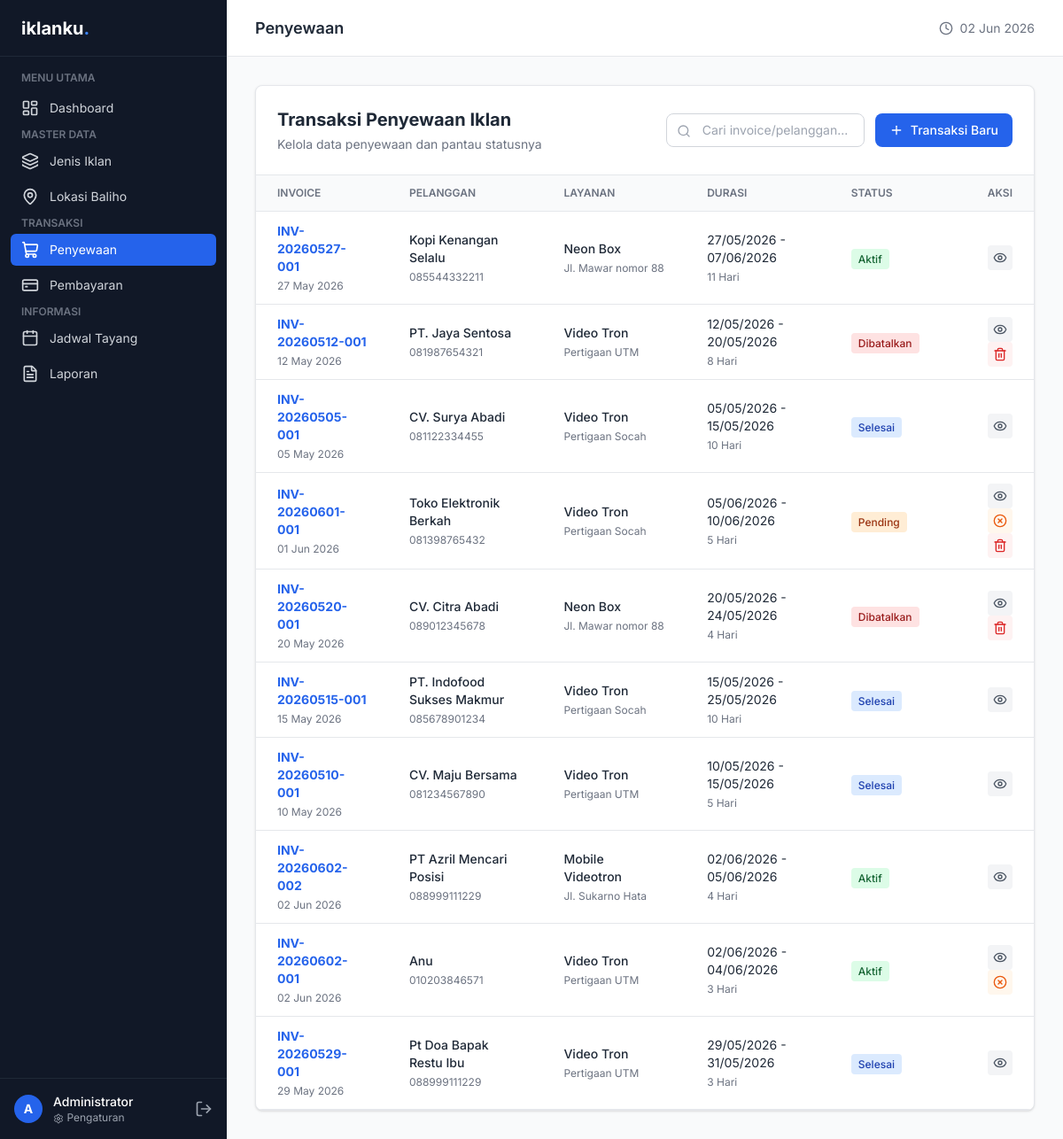
Screenshot of /penyewaan/index.php (signed in) with the database file from the repository.
### tables this page shows
CREATE TABLE `penyewaan` (
  `id` int(11) NOT NULL,
  `no_invoice` varchar(50) NOT NULL,
  `id_lokasi` int(11) NOT NULL,
  `id_jenis` int(11) NOT NULL,
  `nama_pic` varchar(100) NOT NULL,
  `nama_pt` varchar(150) NOT NULL,
  `no_hp` varchar(20) NOT NULL,
  `email` varchar(100) NOT NULL,
  `alamat` text NOT NULL,
  `file_media` varchar(255) DEFAULT NULL,
  `tgl_mulai` date NOT NULL,
  `tgl_selesai` date NOT NULL,
  `total_hari` int(11) NOT NULL,
  `total_harga` decimal(15,2) NOT NULL,
  `status_penyewaan` enum('Pending','Aktif','Selesai','Dibatalkan') DEFAULT 'Pending',
  `created_at` timestamp NOT NULL DEFAULT current_timestamp()
);

CREATE TABLE `jenis_iklan` (
  `id` int(11) NOT NULL,
  `nama_jenis` varchar(100) NOT NULL,
  `kategori` enum('Cetak','Digital') NOT NULL,
  `deskripsi` text DEFAULT NULL,
  `status_aktif` enum('aktif','nonaktif') DEFAULT 'aktif'
);

CREATE TABLE `lokasi` (
  `id` int(11) NOT NULL,
  `kode_lokasi` varchar(50) NOT NULL,
  `nama_lokasi` varchar(150) NOT NULL,
  `alamat` text NOT NULL,
  `id_jenis` int(11) NOT NULL,
  `ukuran` varchar(50) DEFAULT NULL,
  `status_lokasi` enum('tersedia','digunakan','maintenance') DEFAULT 'tersedia',
  `foto_lokasi` varchar(255) DEFAULT NULL,
  `harga_per_hari` decimal(15,2) NOT NULL
);

### penyewaan/index.php (the view, shortened to what this page needs)
<?php
require_once '../includes/header.php';
require_once '../includes/sidebar.php';
$kata_cari = $_GET['search'] ?? '';
$halaman_sekarang = isset($_GET['page']) ? (int) $_GET['page'] : 1;
$jumlah_per_halaman = 10;
$mulai_dari = ($halaman_sekarang - 1) * $jumlah_per_halaman;
if ($kata_cari) {
    $query_data = "SELECT p.*, l.nama_lokasi, j.nama_jenis, pb.status_pembayaran
                   FROM penyewaan p
                   JOIN lokasi l ON p.id_lokasi = l.id
                   JOIN jenis_iklan j ON p.id_jenis = j.id
                   LEFT JOIN pembayaran pb ON p.id = pb.id_penyewaan
                   WHERE p.no_invoice LIKE ? OR p.nama_pt LIKE ? OR p.nama_pic LIKE ? OR l.nama_lokasi LIKE ?
                   ORDER BY p.id DESC LIMIT ? OFFSET ?";
    $stmt_data = $conn->prepare($query_data);
    $stmt_data->bind_param("ssssii", $cari_persen, $cari_persen, $cari_persen, $cari_persen, $jumlah_per_halaman, $mulai_dari);
} else {
    $query_data = "SELECT p.*, l.nama_lokasi, j.nama_jenis, pb.status_pembayaran
                   FROM penyewaan p
                   JOIN lokasi l ON p.id_lokasi = l.id
                   JOIN jenis_iklan j ON p.id_jenis = j.id
                   LEFT JOIN pembayaran pb ON p.id = pb.id_penyewaan
                   ORDER BY p.id DESC LIMIT ? OFFSET ?";
    $stmt_data = $conn->prepare($query_data);
    $stmt_data->bind_param("ii", $jumlah_per_halaman, $mulai_dari);
}
$stmt_data->execute();
$hasil_data = $stmt_data->get_result();
?>
<div class="bg-white rounded-lg shadow border border-gray-200 overflow-hidden">
    <div class="p-4 md:p-6 border-b border-gray-200 flex flex-col md:flex-row md:items-center justify-between gap-4">
        <div>
            <h2 class="text-xl font-bold text-gray-800">Transaksi Penyewaan Iklan</h2>
            <p class="text-sm text-gray-500 mt-1">Kelola data penyewaan dan pantau statusnya</p>
        </div>
        <div class="flex flex-col sm:flex-row gap-3">
            <form action="" method="GET" class="relative">
                <input type="text" name="search" value="<?= htmlspecialchars($kata_cari) ?>"
                    placeholder="Cari invoice/pelanggan..."
                    class="w-full sm:w-56 pl-10 pr-4 py-2 border border-gray-300 rounded-lg text-sm">
                <i data-lucide="search" class="w-4 h-4 text-gray-400 absolute left-3 top-3"></i>
            </form>
            <a href="create.php"
                class="bg-blue-600 hover:bg-blue-700 text-white px-4 py-2 rounded-lg text-sm font-medium flex items-center justify-center">
                <i data-lucide="plus" class="w-4 h-4 mr-2"></i> Transaksi Baru
            </a>
        </div>
    </div>
    <div class="overflow-x-auto">
        <table class="w-full text-left">
            <thead>
                <tr class="bg-gray-50 text-gray-500 text-xs uppercase">
                    <th class="px-6 py-3 font-semibold border-b">Invoice</th>
                    <th class="px-6 py-3 font-semibold border-b">Pelanggan</th>
                    <th class="px-6 py-3 font-semibold border-b hidden md:table-cell">Layanan</th>
                    <th class="px-6 py-3 font-semibold border-b hidden lg:table-cell">Durasi</th>
                    <th class="px-6 py-3 font-semibold border-b">Status</th>
                    <th class="px-6 py-3 font-semibold border-b text-right">Aksi</th>
                </tr>
            </thead>
            <tbody>
                <?php if ($hasil_data->num_rows > 0): ?>
                    <?php while ($baris = $hasil_data->fetch_assoc()): ?>
                        <tr class="hover:bg-gray-50 border-b">
                            <td class="px-6 py-3">
                                <p class="text-sm font-bold text-blue-600"><?= htmlspecialchars($baris['no_invoice']) ?></p>
                                <p class="text-xs text-gray-500 mt-1"><?= date('d M Y', strtotime($baris['created_at'])) ?></p>
                            </td>
                            <td class="px-6 py-3">
                                <p class="text-sm font-medium text-gray-800">
                                    <?= htmlspecialchars($baris['nama_pt'] ?: $baris['nama_pic']) ?></p>
                                <p class="text-xs text-gray-500 mt-1"><?= htmlspecialchars($baris['no_hp']) ?></p>
                            </td>
                            <td class="px-6 py-3 hidden md:table-cell">
                                <p class="text-sm font-medium text-gray-800"><?= htmlspecialchars($baris['nama_jenis']) ?></p>
                                <p class="text-xs text-gray-500 mt-1 truncate max-w-xs">
                                    <?= htmlspecialchars($baris['nama_lokasi']) ?></p>
                            </td>
                            <td class="px-6 py-3 hidden lg:table-cell">
                                <p class="text-sm text-gray-800"><?= date('d/m/Y', strtotime($baris['tgl_mulai'])) ?> -
                                    <?= date('d/m/Y', strtotime($baris['tgl_selesai'])) ?></p>
                                <p class="text-xs text-gray-500 mt-1"><?= $baris['total_hari'] ?> Hari</p>
                            </td>
                            <td class="px-6 py-3">
                                <?php
                                $warna_status = 'bg-gray-100 text-gray-800';
                                if ($baris['status_penyewaan'] == 'Pending')
                                    $warna_status = 'bg-orange-100 text-orange-800';
                                elseif ($baris['status_penyewaan'] == 'Aktif')
                                    $warna_status = 'bg-green-100 text-green-800';
                                elseif ($baris['status_penyewaan'] == 'Selesai')
                                    $warna_status = 'bg-blue-100 text-blue-800';
                                elseif ($baris['status_penyewaan'] == 'Dibatalkan')
                                    $warna_status = 'bg-red-100 text-red-800';
                                ?>
                                <span class="px-2 py-1 rounded text-xs font-medium <?= $warna_status ?>">
                                    <?= $baris['status_penyewaan'] ?>
                                </span>
                            </td>
                            <td class="px-6 py-3 text-right space-x-1">
                                <a href="detail.php?id=<?= $baris['id'] ?>"
                                    class="text-gray-600 p-1.5 bg-gray-100 rounded inline-flex" title="Detail">
                                    <i data-lucide="eye" class="w-4 h-4"></i>
                                </a>
                                <?php if (($baris['status_penyewaan'] == 'Pending' || $baris['status_penyewaan'] == 'Aktif') && $baris['status_pembayaran'] != 'Lunas'): ?>
                                    <button onclick="batalPesanan(<?= $baris['id'] ?>)"
                                        class="text-orange-600 p-1.5 bg-orange-50 rounded inline-flex" title="Batalkan">
                                        <i data-lucide="x-circle" class="w-4 h-4"></i>
                                    </button>
                                <?php endif; ?>
                                <?php if ($baris['status_pembayaran'] != 'Lunas' && $baris['status_penyewaan'] != 'Aktif'): ?>
                                    <button onclick="confirmDelete(<?= $baris['id'] ?>, 'popupDeleteSewa')"
                                        class="text-red-600 p-1.5 bg-red-50 rounded inline-flex" title="Hapus Permanen">
                                        <i data-lucide="trash-2" class="w-4 h-4"></i>
                                    </button>
                                <?php endif; ?>
                            </td>
                        </tr>
                    <?php endwhile; ?>
                <?php endif; ?>
            </tbody>
        </table>
    </div>
</div>
<?php require_once '../includes/footer.php'; ?>

### includes/header.php (style rules this page uses)
body { font-family: 'Inter', sans-serif; }

### rows the page displays
penyewaan: no_invoice "INV-20260527-001", created_at "27 May 2026", nama_pt "Kopi Kenangan Selalu", no_hp "085544332211", id_jenis.nama_jenis "Neon Box", id_lokasi.nama_lokasi "Jl. Mawar nomor 88", tgl_mulai "27/05/2026", tgl_selesai "07/06/2026", total_hari "11", status_penyewaan "Aktif"
penyewaan: no_invoice "INV-20260512-001", created_at "12 May 2026", nama_pt "PT. Jaya Sentosa", no_hp "081987654321", id_jenis.nama_jenis "Video Tron", id_lokasi.nama_lokasi "Pertigaan UTM", tgl_mulai "12/05/2026", tgl_selesai "20/05/2026", total_hari "8", status_penyewaan "Dibatalkan"
penyewaan: no_invoice "INV-20260505-001", created_at "05 May 2026", nama_pt "CV. Surya Abadi", no_hp "081122334455", id_jenis.nama_jenis "Video Tron", id_lokasi.nama_lokasi "Pertigaan Socah", tgl_mulai "05/05/2026", tgl_selesai "15/05/2026", total_hari "10", status_penyewaan "Selesai"
penyewaan: no_invoice "INV-20260601-001", created_at "01 Jun 2026", nama_pt "Toko Elektronik Berkah", no_hp "081398765432", id_jenis.nama_jenis "Video Tron", id_lokasi.nama_lokasi "Pertigaan Socah", tgl_mulai "05/06/2026", tgl_selesai "10/06/2026", total_hari "5", status_penyewaan "Pending"
penyewaan: no_invoice "INV-20260520-001", created_at "20 May 2026", nama_pt "CV. Citra Abadi", no_hp "089012345678", id_jenis.nama_jenis "Neon Box", id_lokasi.nama_lokasi "Jl. Mawar nomor 88", tgl_mulai "20/05/2026", tgl_selesai "24/05/2026", total_hari "4", status_penyewaan "Dibatalkan"
penyewaan: no_invoice "INV-20260515-001", created_at "15 May 2026", nama_pt "PT. Indofood Sukses Makmur", no_hp "085678901234", id_jenis.nama_jenis "Video Tron", id_lokasi.nama_lokasi "Pertigaan Socah", tgl_mulai "15/05/2026", tgl_selesai "25/05/2026", total_hari "10", status_penyewaan "Selesai"
penyewaan: no_invoice "INV-20260510-001", created_at "10 May 2026", nama_pt "CV. Maju Bersama", no_hp "081234567890", id_jenis.nama_jenis "Video Tron", id_lokasi.nama_lokasi "Pertigaan UTM", tgl_mulai "10/05/2026", tgl_selesai "15/05/2026", total_hari "5", status_penyewaan "Selesai"
penyewaan: no_invoice "INV-20260602-002", created_at "02 Jun 2026", nama_pt "PT Azril Mencari Posisi", no_hp "088999111229", id_jenis.nama_jenis "Mobile Videotron", id_lokasi.nama_lokasi "Jl. Sukarno Hata", tgl_mulai "02/06/2026", tgl_selesai "05/06/2026", total_hari "4", status_penyewaan "Aktif"
penyewaan: no_invoice "INV-20260602-001", created_at "02 Jun 2026", nama_pt "Anu", no_hp "010203846571", id_jenis.nama_jenis "Video Tron", id_lokasi.nama_lokasi "Pertigaan UTM", tgl_mulai "02/06/2026", tgl_selesai "04/06/2026", total_hari "3", status_penyewaan "Aktif"
penyewaan: no_invoice "INV-20260529-001", created_at "29 May 2026", nama_pt "Pt Doa Bapak Restu Ibu", no_hp "088999111229", id_jenis.nama_jenis "Video Tron", id_lokasi.nama_lokasi "Pertigaan UTM", tgl_mulai "29/05/2026", tgl_selesai "31/05/2026", total_hari "3", status_penyewaan "Selesai"

### other values shown
substr($_SESSION['nama'], 0, 1) "A"
$_SESSION['nama'] "Administrator"
str_replace('_', ' ', $menu_aktif) "Penyewaan"
